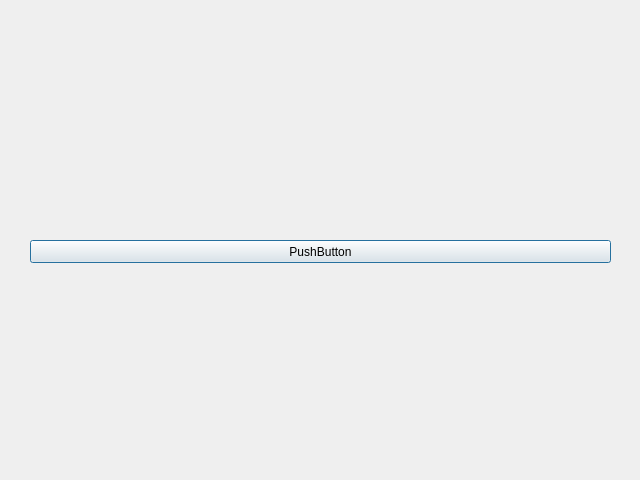
<?xml version="1.0" encoding="UTF-8"?>
<ui version="4.0">
 <class>manuelStyring</class>
 <widget class="QDialog" name="manuelStyring">
  <property name="geometry">
   <rect>
    <x>0</x>
    <y>0</y>
    <width>640</width>
    <height>480</height>
   </rect>
  </property>
  <property name="windowTitle">
   <string>Dialog</string>
  </property>
  <widget class="QPushButton" name="pushButton">
   <property name="geometry">
    <rect>
     <x>30</x>
     <y>240</y>
     <width>581</width>
     <height>23</height>
    </rect>
   </property>
   <property name="text">
    <string>PushButton</string>
   </property>
  </widget>
 </widget>
 <resources/>
 <connections/>
</ui>
